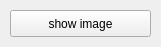
<?xml version="1.0" encoding="UTF-8"?>
<ui version="4.0">
 <class>MainWindow</class>
 <widget class="QMainWindow" name="MainWindow">
  <property name="geometry">
   <rect>
    <x>0</x>
    <y>0</y>
    <width>161</width>
    <height>47</height>
   </rect>
  </property>
  <property name="windowTitle">
   <string>MainWindow</string>
  </property>
  <widget class="QWidget" name="centralWidget">
   <widget class="QPushButton" name="pushButton">
    <property name="geometry">
     <rect>
      <x>10</x>
      <y>10</y>
      <width>141</width>
      <height>27</height>
     </rect>
    </property>
    <property name="text">
     <string>show image</string>
    </property>
   </widget>
  </widget>
 </widget>
 <layoutdefault spacing="6" margin="11"/>
 <resources/>
 <connections/>
</ui>
